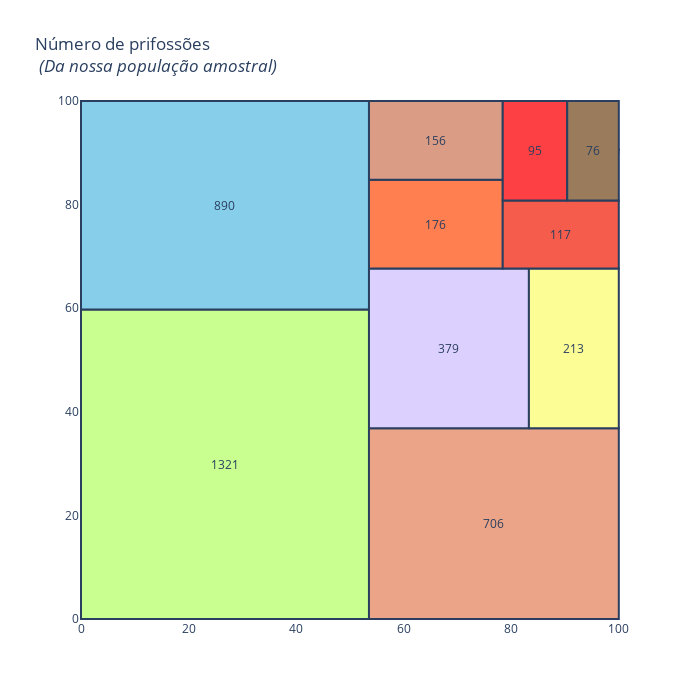

Notebook source saved alongside this figure:
### Code cell
import squarify
df = df.drop(df.loc[df["saldo"] == 0].index)


x = 0
y = 0
width = 100
height = 100

nome_profissoes = df['profissao'].value_counts().index
valores = df['profissao'].value_counts().tolist()

normed = squarify.normalize_sizes(valores, width, height)
rects = squarify.squarify(normed, x, y, width, height)

colors = ['rgb(200, 255, 144)','rgb(135, 206, 235)',
          'rgb(235, 164, 135)','rgb(220, 208, 255)',
          'rgb(253, 253, 150)','rgb(255, 127, 80)', 
         'rgb(218, 156, 133)', 'rgb(245, 92, 76)',
         'rgb(252,64,68)', 'rgb(154,123,91)']

shapes = []
annotations = []
counter = 0

for r in rects:
    shapes.append(
        dict(
            type = 'rect',
            x0 = r['x'],
            y0 = r['y'],
            x1 = r['x'] + r['dx'],
            y1 = r['y'] + r['dy'],
            line = dict(width=2),
            fillcolor = colors[counter]
        )
    )
    annotations.append(
        dict(
            x = r['x']+(r['dx']/2),
            y = r['y']+(r['dy']/2),
            text = valores[counter],
            showarrow = False
        )
    )
    counter = counter + 1
    if counter >= len(colors):
        counter = 0
    
# For hover text
trace0 = go.Scatter(
    x = [ r['x']+(r['dx']/2) for r in rects],
    y = [ r['y']+(r['dy']/2) for r in rects],
    text = [ str(v) for v in nome_profissoes],
    mode='text',
)

layout = dict(
    title='Número de prifossões <br> <i>(Da nossa população amostral)</i>',
    height=700, 
    width=700,
    xaxis=dict(showgrid=False,zeroline=False),
    yaxis=dict(showgrid=False,zeroline=False),
    shapes=shapes,
    annotations=annotations,
    hovermode='closest'
)

# With hovertext
figure = dict(data=[trace0], layout=layout)

iplot(figure, filename='squarify-treemap')

### Figure 1 — Plotly figure (JSON) as saved in the notebook; plotly's stock layout.template omitted (floating-point values rounded to 4 significant figures)
{"data": [{"mode": "text", "text": ["gerente", "operario", "tecnico", "servicos", "aposentado", "autonomo", "empreendedor", "desempregado", "domestico", "estudante"], "type": "scatter", "x": [26.77, 26.77, 76.77, 68.42, 91.64, 65.99, 65.99, 89.21, 84.42, 95.2], "y": [29.87, 79.87, 18.4, 52.24, 52.24, 76.24, 92.41, 74.24, 90.4, 90.4]}], "layout": {"annotations": [{"showarrow": false, "text": "1321", "x": 26.77, "y": 29.87}, {"showarrow": false, "text": "890", "x": 26.77, "y": 79.87}, {"showarrow": false, "text": "706", "x": 76.77, "y": 18.4}, {"showarrow": false, "text": "379", "x": 68.42, "y": 52.24}, {"showarrow": false, "text": "213", "x": 91.64, "y": 52.24}, {"showarrow": false, "text": "176", "x": 65.99, "y": 76.24}, {"showarrow": false, "text": "156", "x": 65.99, "y": 92.41}, {"showarrow": false, "text": "117", "x": 89.21, "y": 74.24}, {"showarrow": false, "text": "95", "x": 84.42, "y": 90.4}, {"showarrow": false, "text": "76", "x": 95.2, "y": 90.4}], "height": 700, "hovermode": "closest", "shapes": [{"fillcolor": "rgb(200, 255, 144)", "line": {"width": 2}, "type": "rect", "x0": 0, "x1": 53.55, "y0": 0, "y1": 59.75}, {"fillcolor": "rgb(135, 206, 235)", "line": {"width": 2}, "type": "rect", "x0": 0, "x1": 53.55, "y0": 59.75, "y1": 100}, {"fillcolor": "rgb(235, 164, 135)", "line": {"width": 2}, "type": "rect", "x0": 53.55, "x1": 100, "y0": 0, "y1": 36.81}, {"fillcolor": "rgb(220, 208, 255)", "line": {"width": 2}, "type": "rect", "x0": 53.55, "x1": 83.29, "y0": 36.81, "y1": 67.67}, {"fillcolor": "rgb(253, 253, 150)", "line": {"width": 2}, "type": "rect", "x0": 83.29, "x1": 100, "y0": 36.81, "y1": 67.67}, {"fillcolor": "rgb(255, 127, 80)", "line": {"width": 2}, "type": "rect", "x0": 53.55, "x1": 78.42, "y0": 67.67, "y1": 84.81}, {"fillcolor": "rgb(218, 156, 133)", "line": {"width": 2}, "type": "rect", "x0": 53.55, "x1": 78.42, "y0": 84.81, "y1": 100}, {"fillcolor": "rgb(245, 92, 76)", "line": {"width": 2}, "type": "rect", "x0": 78.42, "x1": 100, "y0": 67.67, "y1": 80.81}, {"fillcolor": "rgb(252,64,68)", "line": {"width": 2}, "type": "rect", "x0": 78.42, "x1": 90.41, "y0": 80.81, "y1": 100}, {"fillcolor": "rgb(154,123,91)", "line": {"width": 2}, "type": "rect", "x0": 90.41, "x1": 100.0, "y0": 80.81, "y1": 100.0}], "title": {"text": "Número de prifossões <br> <i>(Da nossa população amostral)</i>"}, "width": 700, "xaxis": {"showgrid": false, "zeroline": false}, "yaxis": {"showgrid": false, "zeroline": false}}}
